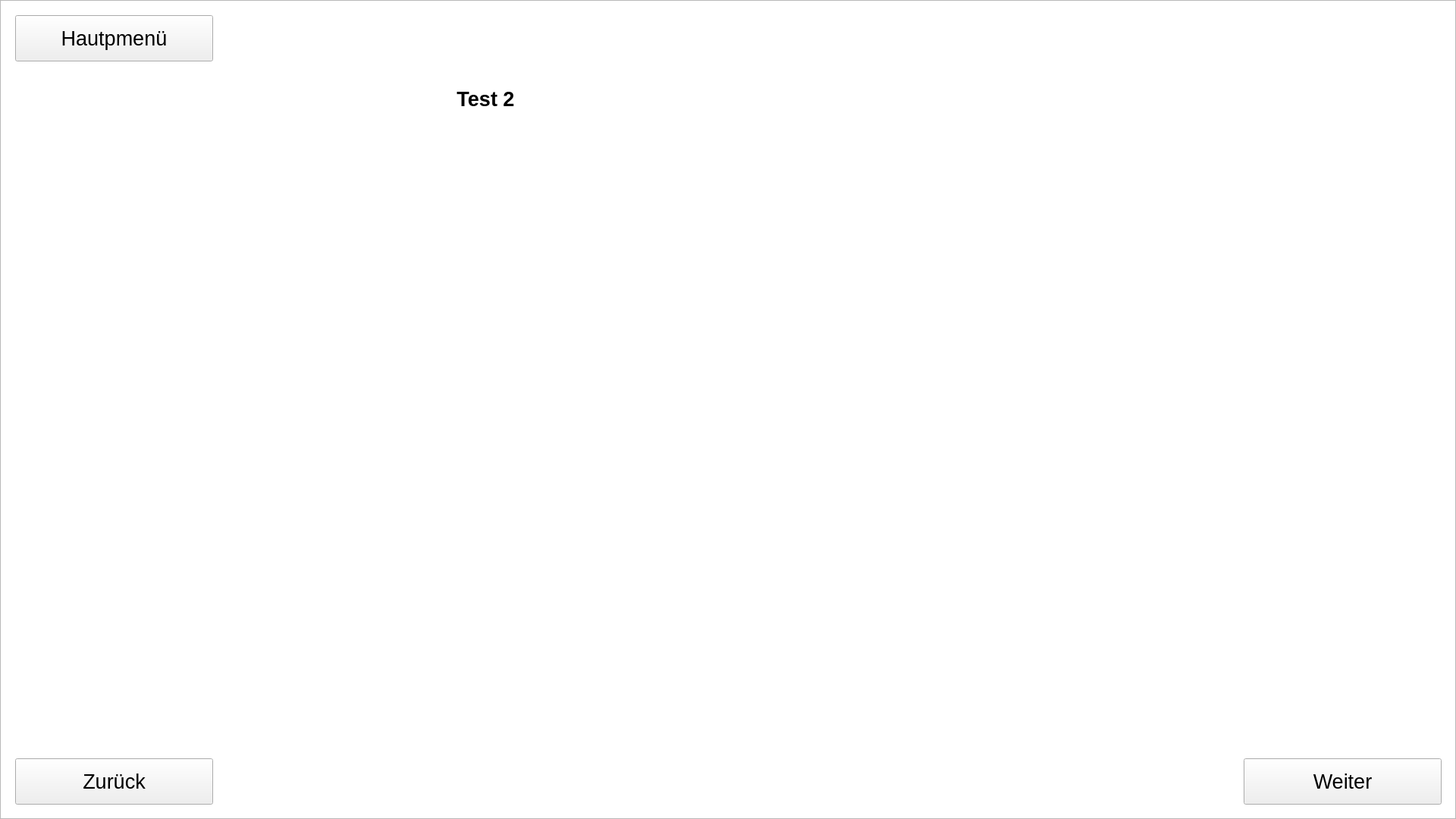
<?xml version="1.0" encoding="UTF-8"?>
<ui version="4.0">
 <class>Frame</class>
 <widget class="QFrame" name="Frame">
  <property name="geometry">
   <rect>
    <x>0</x>
    <y>0</y>
    <width>1920</width>
    <height>1080</height>
   </rect>
  </property>
  <property name="windowTitle">
   <string>Frame</string>
  </property>
  <widget class="QGraphicsView" name="background">
   <property name="geometry">
    <rect>
     <x>0</x>
     <y>0</y>
     <width>1920</width>
     <height>1080</height>
    </rect>
   </property>
   <property name="styleSheet">
    <string notr="true">QGraphicsView {
        border-image: url(:/map_red/map_red.png) 0 0 0 0 stretch stretch;
    }</string>
   </property>
   <property name="interactive">
    <bool>true</bool>
   </property>
   <property name="renderHints">
    <set>QPainter::TextAntialiasing</set>
   </property>
   <property name="resizeAnchor">
    <enum>QGraphicsView::AnchorViewCenter</enum>
   </property>
   <property name="background" stdset="0">
    <pixmap/>
   </property>
  </widget>
  <widget class="QPushButton" name="previous_page">
   <property name="geometry">
    <rect>
     <x>20</x>
     <y>1000</y>
     <width>261</width>
     <height>61</height>
    </rect>
   </property>
   <property name="font">
    <font>
     <pointsize>20</pointsize>
    </font>
   </property>
   <property name="text">
    <string>Zurück</string>
   </property>
  </widget>
  <widget class="QPushButton" name="main_page">
   <property name="geometry">
    <rect>
     <x>20</x>
     <y>20</y>
     <width>261</width>
     <height>61</height>
    </rect>
   </property>
   <property name="font">
    <font>
     <pointsize>20</pointsize>
    </font>
   </property>
   <property name="text">
    <string>Hautpmenü</string>
   </property>
  </widget>
  <widget class="QPushButton" name="next_page">
   <property name="geometry">
    <rect>
     <x>1640</x>
     <y>1000</y>
     <width>261</width>
     <height>61</height>
    </rect>
   </property>
   <property name="font">
    <font>
     <pointsize>20</pointsize>
    </font>
   </property>
   <property name="text">
    <string>Weiter</string>
   </property>
   <property name="checkable">
    <bool>false</bool>
   </property>
  </widget>
  <widget class="QGroupBox" name="bubble_container">
   <property name="geometry">
    <rect>
     <x>310</x>
     <y>10</y>
     <width>691</width>
     <height>261</height>
    </rect>
   </property>
   <property name="font">
    <font/>
   </property>
   <property name="styleSheet">
    <string notr="true">QGroupBox {border: none; border-radius: 0px; }</string>
   </property>
   <property name="title">
    <string/>
   </property>
   <property name="flat">
    <bool>false</bool>
   </property>
   <widget class="QGraphicsView" name="speech_bubble">
    <property name="geometry">
     <rect>
      <x>0</x>
      <y>0</y>
      <width>761</width>
      <height>311</height>
     </rect>
    </property>
    <property name="autoFillBackground">
     <bool>false</bool>
    </property>
    <property name="styleSheet">
     <string notr="true">QGraphicsView {
        border-image: url(:/speech_bubble/speech_bubble.png) 0 0 0 0 stretch stretch;
    }</string>
    </property>
    <property name="frameShape">
     <enum>QFrame::NoFrame</enum>
    </property>
    <property name="sizeAdjustPolicy">
     <enum>QAbstractScrollArea::AdjustToContents</enum>
    </property>
    <property name="interactive">
     <bool>false</bool>
    </property>
    <property name="renderHints">
     <set>QPainter::Antialiasing</set>
    </property>
    <property name="resizeAnchor">
     <enum>QGraphicsView::AnchorViewCenter</enum>
    </property>
   </widget>
   <widget class="QLabel" name="text">
    <property name="geometry">
     <rect>
      <x>30</x>
      <y>-20</y>
      <width>601</width>
      <height>281</height>
     </rect>
    </property>
    <property name="palette">
     <palette>
      <active>
       <colorrole role="WindowText">
        <brush brushstyle="SolidPattern">
         <color alpha="255">
          <red>0</red>
          <green>0</green>
          <blue>0</blue>
         </color>
        </brush>
       </colorrole>
      </active>
      <inactive>
       <colorrole role="WindowText">
        <brush brushstyle="SolidPattern">
         <color alpha="255">
          <red>0</red>
          <green>0</green>
          <blue>0</blue>
         </color>
        </brush>
       </colorrole>
      </inactive>
      <disabled>
       <colorrole role="WindowText">
        <brush brushstyle="SolidPattern">
         <color alpha="255">
          <red>128</red>
          <green>128</green>
          <blue>128</blue>
         </color>
        </brush>
       </colorrole>
      </disabled>
     </palette>
    </property>
    <property name="font">
     <font>
      <pointsize>20</pointsize>
      <weight>75</weight>
      <bold>true</bold>
     </font>
    </property>
    <property name="text">
     <string>Test 2</string>
    </property>
    <property name="textFormat">
     <enum>Qt::PlainText</enum>
    </property>
    <property name="alignment">
     <set>Qt::AlignCenter</set>
    </property>
    <property name="wordWrap">
     <bool>true</bool>
    </property>
   </widget>
  </widget>
 </widget>
 <resources>
  <include location="raw/map_red.qrc"/>
 </resources>
 <connections/>
</ui>
